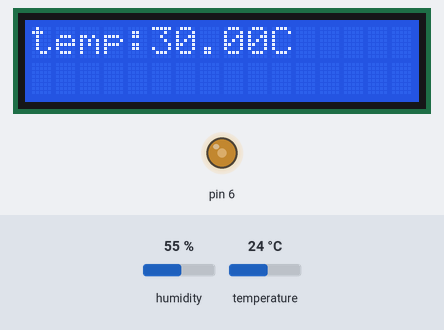
Simulated run of this sketch. Board: Arduino Uno, built with avr-gcc and run on an emulated ATmega328P. Shown: 16×2 character LCD, output pins drawn as LEDs (lit = HIGH). The inputs (shaded band) are chosen by the test bench; at power-on: temperature 24 °C, humidity 55 %.

Above: at 1.2 s.
1.3 s: temperature set to 12 °C
At 3.2 s:
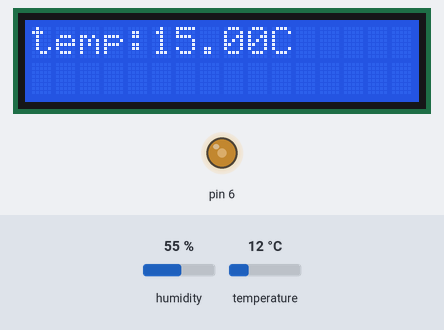
4.0 s: temperature set to 19 °C
At 5.5 s:
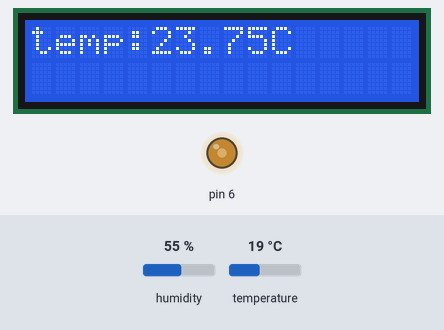
6.7 s: temperature set to 28 °C
At 9.1 s:
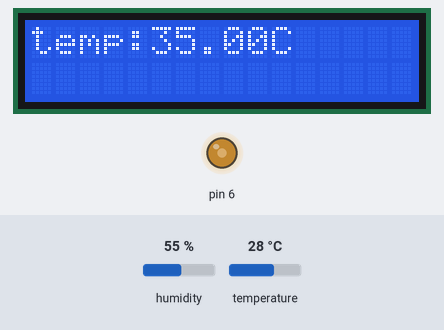
Timing chart, 0 to 10.6 s (numbered marks = the images above; inputs shaded):
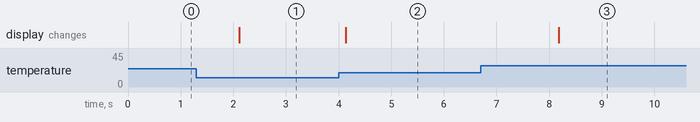

Measured:
- after the input at 1.3 s, the display: changes after 0.81 s (image 1)
- after the input at 4.0 s, the display: changes after 0.13 s (image 2)
- after the input at 6.7 s, the display: changes after 1.5 s (image 3)

The sketch:

arbd1_DHT11_LCD.ino
```cpp
#include<DHT.h>
#include<LiquidCrystal.h>
LiquidCrystal lcd(12, 11, 5, 4, 3, 2);

float  dhtpin=A0;
unsigned long  loop_timer, sec = 120000;
DHT dht(dhtpin,  DHT11);

void setup() {

    dht.begin();
     lcd.begin(16, 2);
    analogWrite(6,120);
    //loop_timer = millis();
}
void loop(){
    float h = dht.readHumidity();
    float t = dht.readTemperature();
    if(isnan(h) || isnan(t)){
        lcd.println("Error!! Reading from DHT sensor");
        return;
    }

    lcd.setCursor(0,0);
    lcd.print("temp:");
    lcd.setCursor(5,0);
    lcd.print(t*1.25);
    lcd.print("C");


    //loop_timer = millis();
}
```
